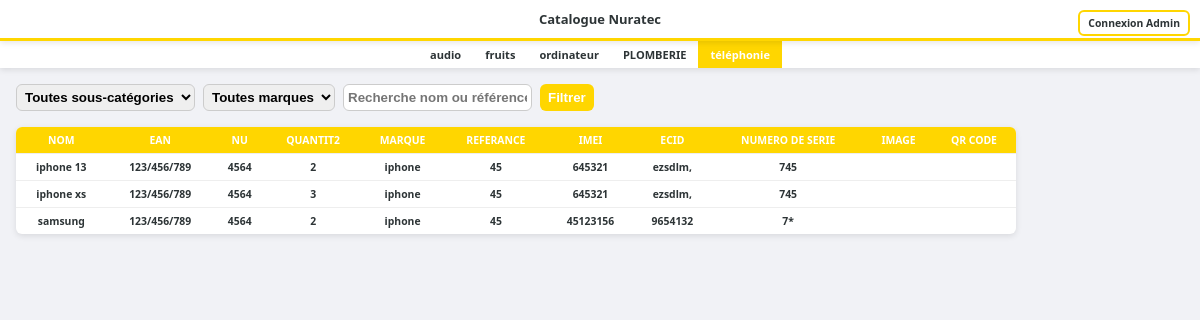
Page /index.php?cat=9 on the committed database.
### tables this page shows
CREATE TABLE `categories` (
  `id` int NOT NULL AUTO_INCREMENT,
  `nom` varchar(100) NOT NULL,
  PRIMARY KEY (`id`)
);

CREATE TABLE `produits` (
  `id` int NOT NULL AUTO_INCREMENT,
  `nom` varchar(100) NOT NULL,
  `code_barre` varchar(50) NOT NULL,
  `quantite` int NOT NULL,
  `image` varchar(255) DEFAULT NULL,
  `ean` varchar(50) DEFAULT NULL,
  `nu` varchar(255) DEFAULT NULL,
  `photo` varchar(255) DEFAULT NULL,
  `id_categorie` int DEFAULT NULL,
  `photo1` varchar(255) DEFAULT NULL,
  `photo2` varchar(255) DEFAULT NULL,
  `photo3` varchar(255) DEFAULT NULL,
  `marque` varchar(255) DEFAULT NULL,
  `reference` varchar(255) DEFAULT NULL,
  `imei` varchar(255) DEFAULT NULL,
  `ecid` varchar(255) DEFAULT NULL,
  `numero_de_serie` varchar(255) DEFAULT NULL,
  `qr_code` varchar(255) DEFAULT NULL,
  `id_souscategorie` int DEFAULT NULL,
  PRIMARY KEY (`id`),
  KEY `id_souscategorie` (`id_souscategorie`)
);

### index.php (the view, shortened to what this page needs)
<?php
try {
    $pdo = new PDO(
        "mysql:host=localhost;dbname=nuratecstock;charset=utf8",
        "nura_user",
        "Nura1939@",
        [
            PDO::ATTR_ERRMODE            => PDO::ERRMODE_EXCEPTION,
            PDO::ATTR_DEFAULT_FETCH_MODE => PDO::FETCH_ASSOC,
        ]
    );
} catch (PDOException $e) {
    die("Erreur de connexion : " . $e->getMessage());
}
$categories = $pdo->query("SELECT id, nom FROM categories ORDER BY nom")->fetchAll();
$selectedCat   = isset($_GET['cat'])   && ctype_digit($_GET['cat'])   ? (int)$_GET['cat']   : null;
$selectedSub   = isset($_GET['subcat'])&& ctype_digit($_GET['subcat'])? (int)$_GET['subcat']: null;
$selectedBrand = isset($_GET['brand'])             ? trim($_GET['brand'])    : '';
$search        = isset($_GET['q'])                 ? trim($_GET['q'])        : '';
$catNom = '';
if ($selectedCat !== null) {
    $stmt = $pdo->prepare("SELECT nom FROM categories WHERE id = ?");
    $stmt->execute([$selectedCat]);
    $catNom = $stmt->fetchColumn() ?: '';
}
$params = [];
$sql = "
  SELECT
    p.id,
    p.nom,
    p.ean,
    p.nu,
    p.quantite,
    p.marque,
    p.reference,
    p.imei,
    p.ecid,
    p.numero_de_serie,
    p.photo1,
    p.photo2,
    p.photo3,
    p.qr_code
  FROM produits p
  WHERE 1
";
if ($selectedCat !== null) {
    $sql     .= " AND p.id_categorie = ?";
    $params[] = $selectedCat;
}
$sql .= " ORDER BY p.nom";
$stmt    = $pdo->prepare($sql);
$stmt->execute($params);
$produits = $stmt->fetchAll();
$afficherTelephonie = in_array(mb_strtolower($catNom,'UTF-8'), ['téléphonie','telephonie']);
?>
<!DOCTYPE html>
<html lang="fr">
<head>
</head>
<body>
<header>
  Catalogue Nuratec
  <a href="login.php" class="admin-link">Connexion Admin</a>
</header>
<nav class="categories-nav">
  <?php foreach ($categories as $cat):
      $act = $selectedCat === (int)$cat['id'] ? 'active' : '';
  ?>
    <a href="index.php?cat=<?= $cat['id'] ?>&subcat=<?= $selectedSub ?>&brand=<?= urlencode($selectedBrand) ?>&q=<?= urlencode($search) ?>"
       class="<?= $act ?>">
      <?= htmlspecialchars($cat['nom']) ?>
    </a>
  <?php endforeach; ?>
</nav>
<form method="get" class="filter-bar">
  <select name="subcat" <?= $selectedCat===null?'disabled':''?>>
    <option value="">Toutes sous-catégories</option>
  </select>
  <select name="brand">
    <option value="">Toutes marques</option>
  </select>
  <input type="text" name="q" placeholder="Recherche nom ou référence…"
         value="<?= htmlspecialchars($search) ?>">
  <input type="submit" value="Filtrer">
</form>
<?php if ($selectedCat===null && $selectedBrand===''): ?>
  <p style="text-align:center;margin:40px 0;">
    Sélectionnez une catégorie pour afficher les filtres.
  </p>
<?php elseif (empty($produits)): ?>
  <p style="text-align:center;margin:40px 0;">
    Aucun produit disponible.
  </p>
<?php else: ?>
  <table class="produits-table<?= $afficherTelephonie ? ' telephonie' : '' ?>">
    <thead>
      <tr>
        <th>NOM</th>
        <th>EAN</th>
        <th>NU</th>
        <th>QUANTIT2</th>
        <th>MARQUE</th>
        <th>REFERANCE</th>
        <th class="imei-col">IMEI</th>
        <th class="ecid-col">ECID</th>
        <th class="snie-col">NUMERO DE SERIE</th>
        <th>IMAGE</th>
        <th>QR CODE</th>
      </tr>
    </thead>
    <tbody>
      <?php foreach ($produits as $p): ?>
        <tr>
          <td><?= htmlspecialchars($p['nom']) ?></td>
          <td><?= htmlspecialchars($p['ean']) ?></td>
          <td><?= htmlspecialchars($p['nu']) ?></td>
          <td><?= (int)$p['quantite'] ?></td>
          <td><?= htmlspecialchars($p['marque']) ?></td>
          <td><?= htmlspecialchars($p['reference']) ?></td>
          <td class="imei-col"><?= htmlspecialchars($p['imei'] ?? '') ?></td>
          <td class="ecid-col"><?= htmlspecialchars($p['ecid'] ?? '') ?></td>
          <td class="snie-col"><?= htmlspecialchars($p['numero_de_serie'] ?? '') ?></td>
          <td>
          </td>
          <td>
          </td>
        </tr>
      <?php endforeach; ?>
    </tbody>
  </table>
<?php endif; ?>
</body>
</html>

### index.php (style rules this page uses)
:root { --accent: #FFD600; --bg-light: #f1f2f6; --bg-white: #fff; --text-dark: #2d3436; --radius: 6px; --shadow: 0 2px 6px rgba(0,0,0,0.1); }
* { box-sizing:border-box; margin:0; padding:0; font-weight:bold; }
body { background:var(--bg-light); color:var(--text-dark); font-family:"Segoe UI",sans-serif; font-size:13px; }
header { background:var(--bg-white); border-bottom:3px solid var(--accent); display:flex; align-items:center; justify-content:center; padding:10px; position:relative; box-shadow:var(--shadow); }
.admin-link { position:absolute; top:10px; right:10px; background:rgba(255,255,255,0.8); color:var(--text-dark); padding:4px 8px; border:2px solid var(--accent); border-radius:var(--radius); text-decoration:none; font-size:0.8em; transition:background .2s,color .2s; }
nav.categories-nav { display:flex; justify-content:center; overflow-x:auto; background:var(--bg-white); box-shadow:var(--shadow); font-size:0.85em; margin-bottom:16px; }
nav.categories-nav a { padding:6px 12px; color:var(--text-dark); text-decoration:none; white-space:nowrap; transition:background .2s,color .2s; }
nav.categories-nav a.active, nav.categories-nav a:hover { background:var(--accent); color:#fff; }
.filter-bar { display:flex; justify-content:flex-start; gap:8px; margin:0 0 16px 16px; font-size:0.85em; }
.filter-bar select, .filter-bar input[type="text"] { padding:4px; border:1px solid #ccc; border-radius:var(--radius); }
.filter-bar input[type="submit"] { padding:4px 8px; background:var(--accent); color:#fff; border:none; cursor:pointer; border-radius:var(--radius); }
.produits-table { width:96%; max-width:1000px; margin:0 0 32px 16px; border-collapse:collapse; background:var(--bg-white); border-radius:var(--radius); overflow:hidden; box-shadow:var(--shadow); font-size:0.8em; }
.produits-table th, .produits-table td { padding:6px; text-align:center; border-bottom:1px solid #eee; }
.produits-table th { background:var(--accent); color:#fff; }
.produits-table tr:last-child td { border-bottom:none; }
.produits-table th.imei-col, .produits-table th.ecid-col, .produits-table th.snie-col, .produits-table td.imei-col, .produits-table td.ecid-col, .produits-table td.snie-col { display:none; }
.produits-table.telephonie th.imei-col, .produits-table.telephonie th.ecid-col, .produits-table.telephonie th.snie-col, .produits-table.telephonie td.imei-col, .produits-table.telephonie td.ecid-col, .produits-table.telephonie td.snie-col { display:table-cell; }

### rows in the picture
categories: nom "audio"
categories: nom "fruits"
categories: nom "ordinateur"
categories: nom "PLOMBERIE"
categories: nom "téléphonie"
produits: nom "iphone 13", ean "123/456/789", nu "4564", quantite "2", marque "iphone", reference "45", imei "645321", ecid "ezsdlm,", numero_de_serie "745"
produits: nom "iphone xs", ean "123/456/789", nu "4564", quantite "3", marque "iphone", reference "45", imei "645321", ecid "ezsdlm,", numero_de_serie "745"
produits: nom "samsung", ean "123/456/789", nu "4564", quantite "2", marque "iphone", reference "45", imei "45123156", ecid "9654132", numero_de_serie "7*"
